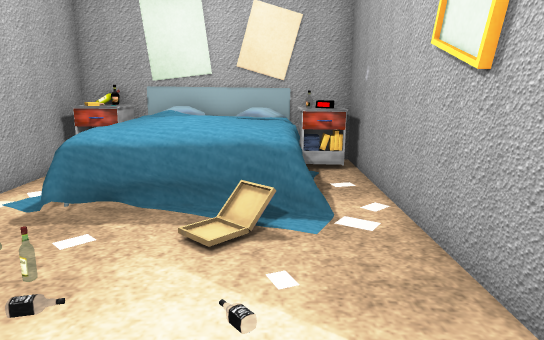
view 1 (above)

13 first-person views from a walk through a scene from a Unity 3-D project. The camera is 1.3 m above the floor, tilts 12° down and sees 70° across. The floor is counted in squares, 0.5 m on a side. Each view is taken from the middle of a square. On the plan, view 1 faces up. The plan holds only what a view shows up to about 20 squares ahead; the rest is blank. The place goes on beyond the plan. The player is left out. Some animated figures are left out. Some surface patterns are stand-ins.

view 2
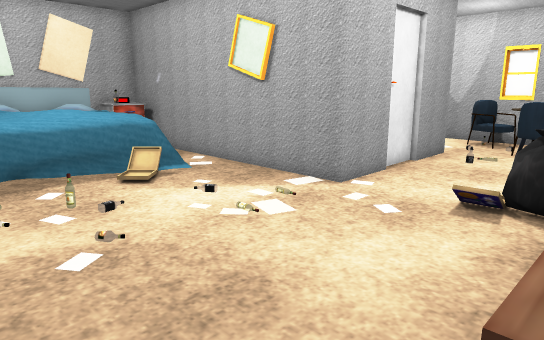

view 3
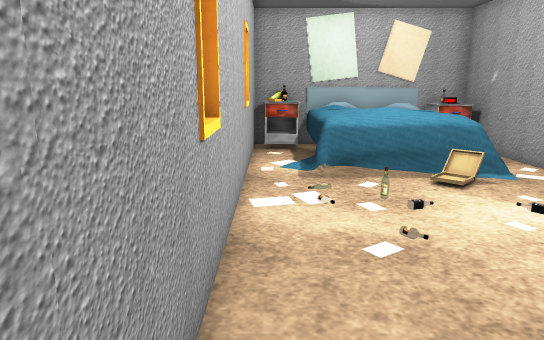

view 4
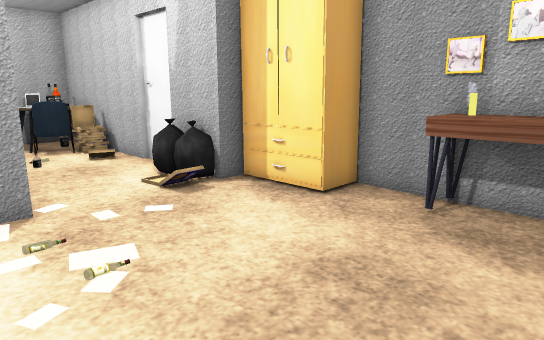

view 5
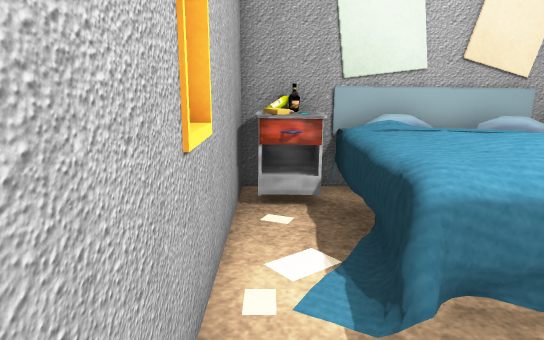

view 6
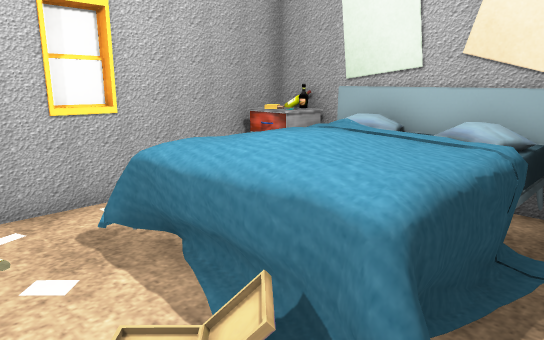

view 7
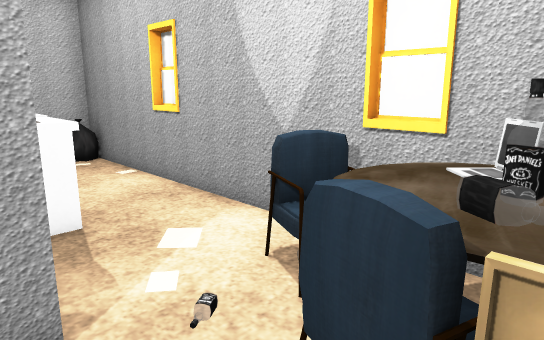

view 8
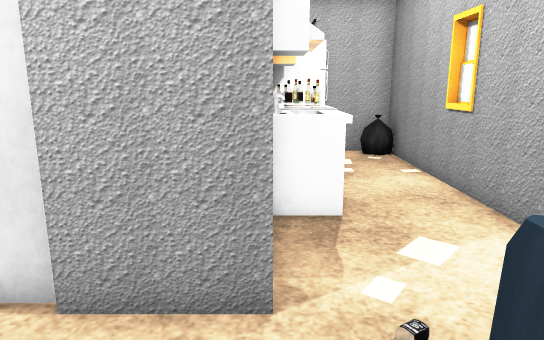

view 9
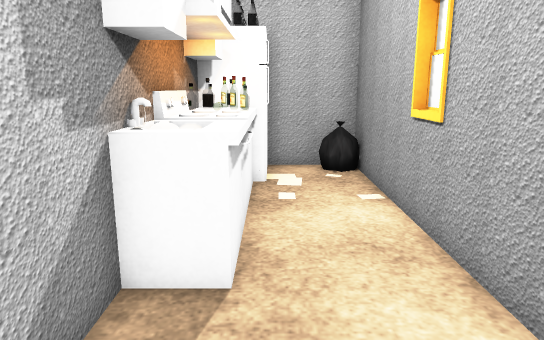

view 10
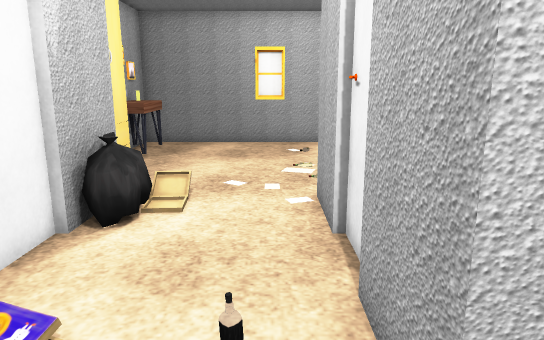

view 11
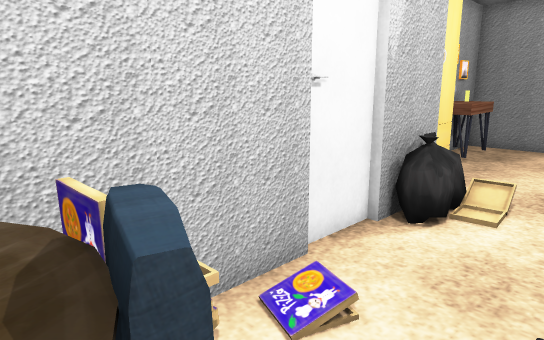

view 12
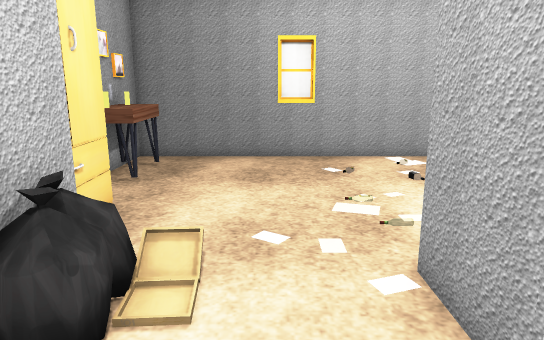

view 13
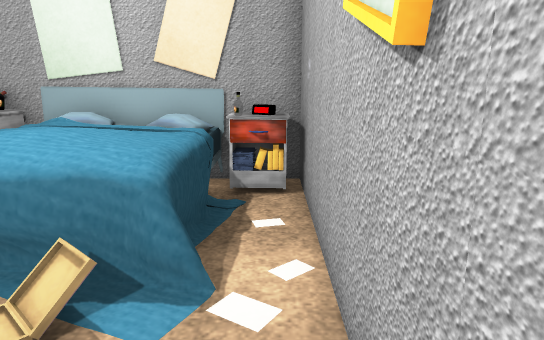

### Floor plan
Points are (right, up) in squares from view 1. A wall is a line through its corners. A room is listed if a view was taken in it or the views show most of it. See-through windows are left out.
Room 1 (views 1, 2, 3, 4, 5, 6, 7, 8, 9, 10, 11, 12, 13)
walls: (2.6, 4.9) (2.6, 6.8); (5.4, 2.1) (2.8, 2.1) (2.8, 14.1) (-1.6, 14.1); (7.5, 2.3) (5.2, 2.3); (2.8, -3.6) (2.8, -2.7) (5.4, -2.7); (5.2, -2.9) (7.5, -2.9); (-7, 1.6) (-7, 0.2); (7.4, -2.7) (13, -2.7); (-7, 8.7) (-7, 7.5); (10, 6.5) (10, 2.1) (7.4, 2.1); (-3.4, 14.1) (-6.8, 14.1) (-6.8, -5.1) (-0.1, -5.1); (15, 0.2) (15, 1.5); (14.8, -1) (14.8, 14.1) (11.9, 14.1)
low walls: (3.1, -2) (3.7, -1.8); (4.1, -1.7) (4.5, -1.6); (3, -2.3) (3.2, -1.9) (3.7, -1.9); (3.2, -2.3) (3.6, -1.7) (4, -2.4); (3.2, -2.5) (3.7, -2.4); (-2.8, -4.3) (-2.8, -3.8); (-5, -3.8) (-5, -4.3); (-5.1, -3.8) (-2.6, -3.8) (-2.6, -4.6); (13.8, 12.9) (13.5, 13.4)
objects: nightstand (-6, 12) to (-5, 13); bed (-4, 8) to (1, 12); pillow (-4, 13) to (-2, 13); poster (-3, 14); pillow (-1, 12) to (0, 13); closet (0, -4) to (1, -3); nightstand (1, 12) to (2, 13); other object (10, 6) to (12, 14); chair (11, -1) to (11, 0); other object (11, 10); other object (11, 11); chair (13, 1) to (14, 2)

Where each view was taken, in squares from view 1:
view 1: 0 up, 0 right, facing up
view 2: 4 down, 6 left, facing up-right
view 3: 4 down, 6 left, facing up
view 4: 4 up, 6 left, facing down-right
view 5: 4 up, 6 left, facing up
view 6: 5 up, 2 right, facing up-left
view 7: 2 down, 9 right, facing up-right
view 8: 2 down, 10 right, facing up
view 9: 1 up, 12 right, facing up
view 10: 1 up, 12 right, facing left
view 11: 1 up, 12 right, facing down-left
view 12: 0 up, 8 right, facing left
view 13: 3 up, 2 right, facing up
